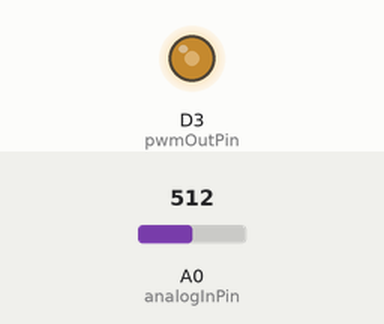
Simulated run of this sketch. Board: ESP8266 (NodeMCU). Shown: output pins drawn as LEDs (lit = HIGH). The test bench sets the inputs (shaded band); at power-on: A0 (analogInPin) = 512 (analog values on the 0–1023 scale).

Above: at 1.2 s.
1.3 s: A0 (analogInPin) set to 716
At 2.0 s:
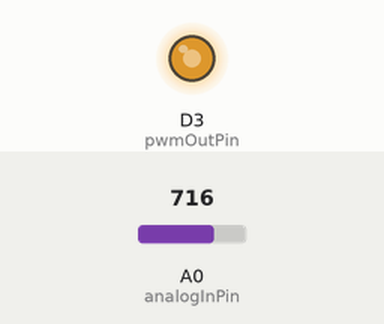
2.8 s: A0 (analogInPin) set to 900
At 3.1 s:
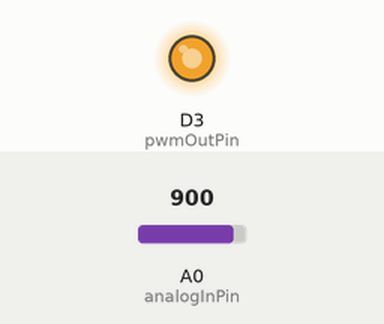
4.3 s: A0 (analogInPin) set to 122
At 5.5 s:
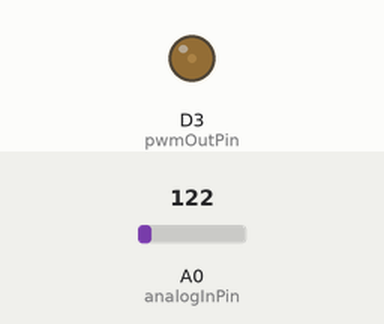
5.8 s: A0 (analogInPin) set to 0
At 6.6 s:
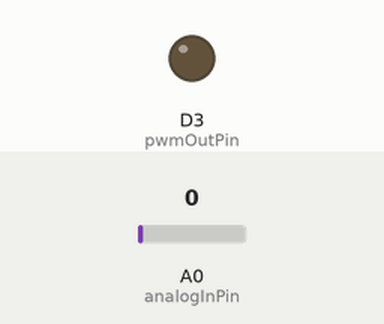
7.3 s: A0 (analogInPin) set to 511
At 7.8 s:
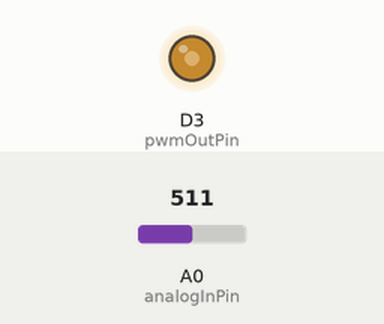
Timing chart, 0 to 9.8 s (numbered marks = the images above; inputs shaded):
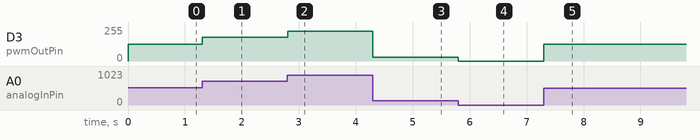

The sketch:

sketch.ino
```cpp
const int analogInPin = A0;  // Analog input pin that the potentiometer is attached to
const int pwmOutPin = D3;    // PWM output pin

int sensorValue = 0;  // value read from the pot
int outputValue = 0;  // value output to the PWM (analog out)

void setup() {
  // Define the PWM output resolution
  analogWriteResolution(10);  // 0 - 1023 -> 0 - 100% duty-cycle
  analogReadResolution(14);   // 0 - 16383
}

void loop() {
  // read the analog in value:
  sensorValue = analogRead(analogInPin);
  // map it to the range of the analog out:
  outputValue = map(sensorValue, 0, 16383, 0, 1024);
  // change the analog out value:
  analogWrite(pwmOutPin, outputValue);

  // wait 2 milliseconds before the next loop for the ADC
  // to settle after the last reading:
  delay(2);
}
```

Measured:
- after the input at 1.3 s, D3 (pwmOutPin): 127/255 → 178/255 at once
- after the input at 2.8 s, D3 (pwmOutPin): 178/255 → 224/255 at once
- after the input at 4.3 s, D3 (pwmOutPin): 224/255 → 30/255 at once
- after the input at 5.8 s, D3 (pwmOutPin): 30/255 → 0/255 at once
- after the input at 7.3 s, D3 (pwmOutPin): 0/255 → 127/255 at once
